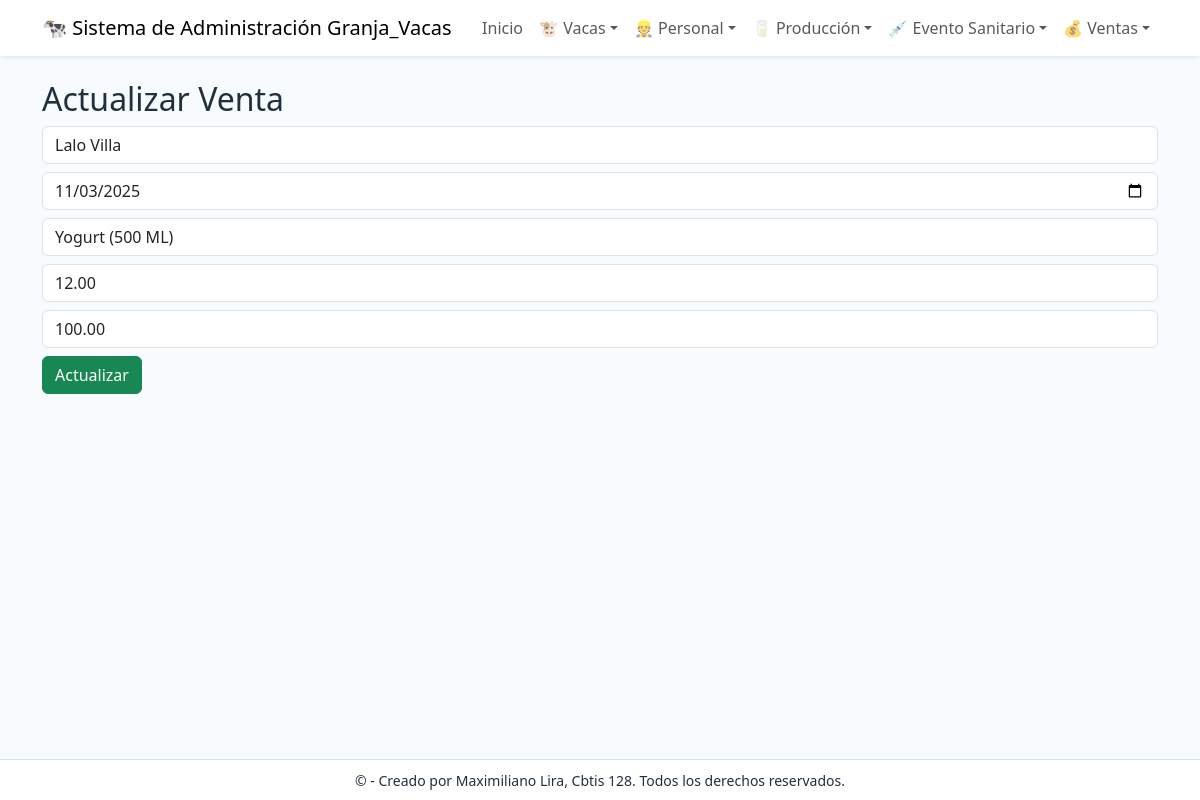
Page /ventas/actualizar/1/ on the committed database.
### app_Granja_Vacas/models.py (models this page shows, shortened)
class Ventas(models.Model):
    fecha = models.DateField()
    producto = models.CharField(max_length=100)
    cantidad = models.DecimalField(max_digits=10, decimal_places=2)
    precio_unidad = models.DecimalField(max_digits=10, decimal_places=2)
    precio_total = models.DecimalField(max_digits=10, decimal_places=2, editable=False)
    vendedor = models.ForeignKey(Personal, on_delete=models.CASCADE, related_name='ventas')

class Personal(models.Model):
    PUESTOS = [
        ('Vendedor', 'Vendedor'),
        ('Limpiador', 'Limpiador'),
        ('Ordeñador', 'Ordeñador'),
        ('Veterinario', 'Veterinario'),
        ('Supervisor', 'Supervisor'),
    ]
    nombre = models.CharField(max_length=100)
    apellido = models.CharField(max_length=100)
    puesto = models.CharField(max_length=50, choices=PUESTOS)
    salario = models.DecimalField(max_digits=10, decimal_places=2)
    contacto = models.CharField(max_length=20)

### app_Granja_Vacas/views.py (the view, shortened to what this page needs)
# urls.py: path('ventas/actualizar/<int:pk>/', views.actualizar_venta, name='actualizar_venta'),
def actualizar_venta(request, pk):
    venta = get_object_or_404(Ventas, pk=pk)
    vendedores = Personal.objects.filter(puesto='Vendedor')
    return render(request, 'ventas/actualizar_venta.html', {'venta': venta, 'vendedores': vendedores})

### app_Granja_Vacas/templates/ventas/actualizar_venta.html
{% extends 'base.html' %}
{% block content %}
<h2>Actualizar Venta</h2>
<form method="post">{% csrf_token %}
  <select name="vendedor" class="form-control mb-2">
    {% for v in vendedores %}
      <option value="{{ v.id }}" {% if venta.vendedor.id == v.id %}selected{% endif %}>{{ v.nombre }} {{ v.apellido }}</option>
    {% endfor %}
  </select>
  <input type="date" name="fecha" value="{{ venta.fecha|date:'Y-m-d' }}" class="form-control mb-2">
  <input name="producto" value="{{ venta.producto }}" class="form-control mb-2">
  <input name="cantidad" value="{{ venta.cantidad }}" class="form-control mb-2">
  <input name="precio_unidad" value="{{ venta.precio_unidad }}" class="form-control mb-2">
  <button class="btn btn-success">Actualizar</button>
</form>
{% endblock %}

### app_Granja_Vacas/templates/base.html (style rules this page uses)
body { background: #f7fbfd; color: #21303f; }

### rows in the picture
Ventas: vendedor "Lalo Villa", fecha "11/03/2025", producto "Yogurt (500 ML)", cantidad "12.00", precio_unidad "100.00"
